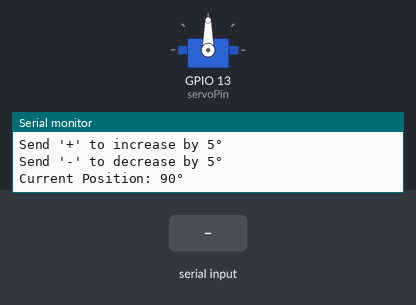
A sketch run on a simulated ESP32. Parts: servo, the last lines printed to the serial monitor. Inputs (shaded band) come from the test bench.

Above: at 1.2 s.
1.3 s: "+" received over Serial
At 2.4 s:
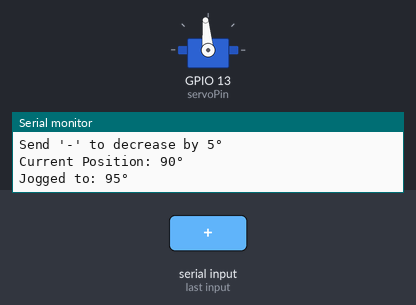
2.8 s: "+" received over Serial
At 3.6 s:
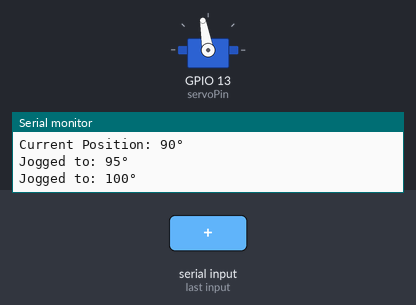
4.3 s: "-" received over Serial
At 4.7 s:
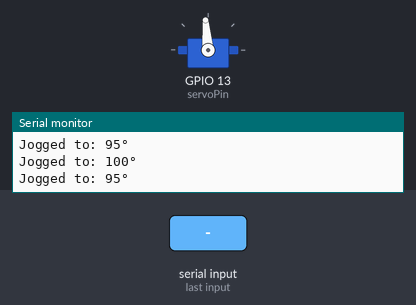
Timing chart, 0 to 7.3 s (numbered marks = the images above; inputs shaded):
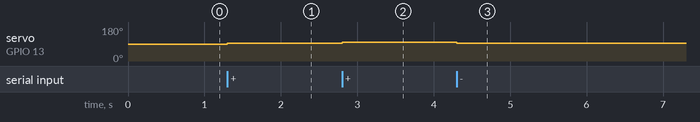

The sketch:

Servo_Motor_Control.ino
```cpp
#include <ESP32Servo.h>

Servo myServo;
const int servoPin = 13; // GPIO pin connected to the servo signal wire
int currentAngle = 90;   // Start at the center position
const int jogStep = 5;   // Number of degrees to move per jog step

void setup() {
  Serial.begin(115200);
  myServo.attach(servoPin);

  // Set initial position
  myServo.write(currentAngle);

  // Print user instructions to the Serial Monitor
  Serial.println("--- ESP32 Incremental Servo Jogging ---");
  Serial.println("Send '+' to increase by 5°");
  Serial.println("Send '-' to decrease by 5°");
  Serial.print("Current Position: ");
  Serial.print(currentAngle);
  Serial.println("°");
}

void loop() {
  if (Serial.available() > 0) {
    // Read the incoming character
    char inputChar = Serial.read();

    bool positionChanged = false;

    if (inputChar == '+') {
      // Check if we can step up without exceeding the 180° limit
      if (currentAngle + jogStep <= 180) {
        currentAngle += jogStep;
        positionChanged = true;
      } else {
        Serial.println("Limit reached! Cannot exceed 180°");
      }
    }
    else if (inputChar == '-') {
      // Check if we can step down without dropping below the 0° limit
      if (currentAngle - jogStep >= 0) {
        currentAngle -= jogStep;
        positionChanged = true;
      } else {
        Serial.println("Limit reached! Cannot drop below 0°");
      }
    }

    // Update the servo if a valid jog key was pressed
    if (positionChanged) {
      myServo.write(currentAngle);
      Serial.print("Jogged to: ");
      Serial.print(currentAngle);
      Serial.println("°");
    }
  }
}
```

Measured:
- after the input at 1.3 s, servo on GPIO 13 (servoPin): 90° → 95° at once
- after the input at 2.8 s, servo on GPIO 13 (servoPin): 95° → 100° at once
- after the input at 4.3 s, servo on GPIO 13 (servoPin): 100° → 95° at once
